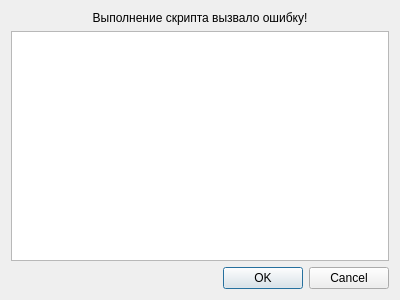
<?xml version="1.0" encoding="UTF-8"?>
<ui version="4.0">
 <class>Dialog</class>
 <widget class="QDialog" name="Dialog">
  <property name="geometry">
   <rect>
    <x>0</x>
    <y>0</y>
    <width>400</width>
    <height>300</height>
   </rect>
  </property>
  <property name="windowTitle">
   <string>Ошибка</string>
  </property>
  <property name="modal">
   <bool>false</bool>
  </property>
  <layout class="QGridLayout" name="gridLayout">
   <item row="2" column="0">
    <widget class="QDialogButtonBox" name="buttonBox">
     <property name="orientation">
      <enum>Qt::Orientation::Horizontal</enum>
     </property>
     <property name="standardButtons">
      <set>QDialogButtonBox::StandardButton::Cancel|QDialogButtonBox::StandardButton::Ok</set>
     </property>
    </widget>
   </item>
   <item row="1" column="0">
    <widget class="QTextEdit" name="textEdit">
     <property name="html">
      <string>&lt;!DOCTYPE HTML PUBLIC &quot;-//W3C//DTD HTML 4.0//EN&quot; &quot;http://www.w3.org/TR/REC-html40/strict.dtd&quot;&gt;
&lt;html&gt;&lt;head&gt;&lt;meta name=&quot;qrichtext&quot; content=&quot;1&quot; /&gt;&lt;meta charset=&quot;utf-8&quot; /&gt;&lt;style type=&quot;text/css&quot;&gt;
p, li { white-space: pre-wrap; }
hr { height: 1px; border-width: 0; }
li.unchecked::marker { content: &quot;\2610&quot;; }
li.checked::marker { content: &quot;\2612&quot;; }
&lt;/style&gt;&lt;/head&gt;&lt;body style=&quot; font-family:'Segoe UI'; font-size:9pt; font-weight:400; font-style:normal;&quot;&gt;
&lt;p style=&quot;-qt-paragraph-type:empty; margin-top:0px; margin-bottom:0px; margin-left:0px; margin-right:0px; -qt-block-indent:0; text-indent:0px;&quot;&gt;&lt;br /&gt;&lt;/p&gt;&lt;/body&gt;&lt;/html&gt;</string>
     </property>
     <property name="textInteractionFlags">
      <set>Qt::TextInteractionFlag::TextSelectableByKeyboard|Qt::TextInteractionFlag::TextSelectableByMouse</set>
     </property>
    </widget>
   </item>
   <item row="0" column="0">
    <widget class="QLabel" name="label">
     <property name="text">
      <string>Выполнение скрипта вызвало ошибку!</string>
     </property>
     <property name="alignment">
      <set>Qt::AlignmentFlag::AlignCenter</set>
     </property>
    </widget>
   </item>
  </layout>
 </widget>
 <resources/>
 <connections>
  <connection>
   <sender>buttonBox</sender>
   <signal>accepted()</signal>
   <receiver>Dialog</receiver>
   <slot>accept()</slot>
   <hints>
    <hint type="sourcelabel">
     <x>248</x>
     <y>254</y>
    </hint>
    <hint type="destinationlabel">
     <x>157</x>
     <y>274</y>
    </hint>
   </hints>
  </connection>
  <connection>
   <sender>buttonBox</sender>
   <signal>rejected()</signal>
   <receiver>Dialog</receiver>
   <slot>reject()</slot>
   <hints>
    <hint type="sourcelabel">
     <x>316</x>
     <y>260</y>
    </hint>
    <hint type="destinationlabel">
     <x>286</x>
     <y>274</y>
    </hint>
   </hints>
  </connection>
 </connections>
</ui>
